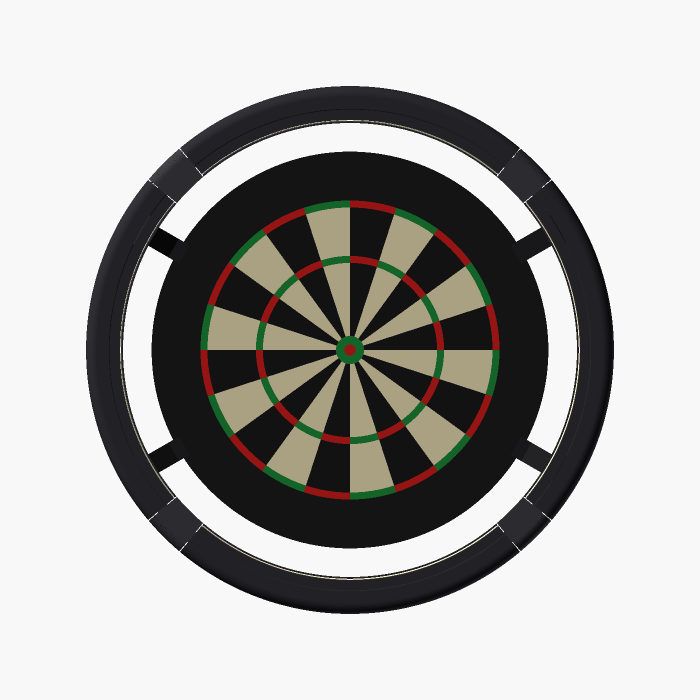
#> input picture hardware/halo_v3/images/1_front.png, 1400 x 1400 px (shown at 1/2 size)
$ python -i detect.py   (imports and definitions only)
#> lines starting #> are read from the running program, lines starting #| are printed output that depends on the picture
### dartvision/board.py
"""Standard steel-tip dartboard geometry, scoring and drawing helpers.

Board coordinates are millimetres with the bull at (0, 0), x to the right
and y UP (towards the 20).
"""
import math

import cv2
import re

import numpy as np

# Sector numbers clockwise starting from the top.
SECTORS = [20, 1, 18, 4, 13, 6, 10, 15, 2, 17, 3, 19, 7, 16, 8, 11, 14, 9, 12, 5]

# Radii in mm (WDF / PDC regulation board, measured to the wire centres).
R_BULL = 6.35          # inner bull (50)
R_OUTER_BULL = 15.9    # outer bull (25)
R_TRIPLE_IN = 99.0
R_TRIPLE_OUT = 107.0
R_DOUBLE_IN = 162.0
R_DOUBLE_OUT = 170.0
R_BOARD = 225.5        # edge of a 451 mm board


def sector_boundary_angle(left, right):
    """Angle (deg, maths convention: 0 = 3 o'clock, CCW +) of the wire between
    two neighbouring sectors, where `right` is clockwise of `left`."""
    i = SECTORS.index(left)
    assert SECTORS[(i + 1) % 20] == right, f"{left} and {right} are not neighbours"
    centre = 90 - 18 * i
    return centre - 9


# Calibration targets: the bull plus four points where a sector wire meets the
# OUTER edge of the double ring. These are easy to see from any camera angle.
CALIB_POINTS = [("bull centre", (0.0, 0.0))]
for left, right in ((20, 1), (6, 10), (3, 19), (11, 14)):
    a = math.radians(sector_boundary_angle(left, right))
    CALIB_POINTS.append((f"outer double wire between {left} and {right}",
                         (R_DOUBLE_OUT * math.cos(a), R_DOUBLE_OUT * math.sin(a))))
#> further down, picture is the input picture: shape (1400, 1400, 3); mean B, G, R 172.2, 174.3, 175.4


# [42 lines left out: functions score_at, parse_score, not called in this run]


# ---------------------------------------------------------------- drawing
def _circle_pts(r, n=180):
    t = np.linspace(0, 2 * np.pi, n, endpoint=True)
    return np.stack([r * np.cos(t), r * np.sin(t)], axis=1)


# [4 lines left out: function board_to_image, not called in this run]


def image_to_board(pts_px, H_inv):
    pts = np.asarray(pts_px, dtype=np.float64).reshape(-1, 1, 2)
    return cv2.perspectiveTransform(pts, H_inv).reshape(-1, 2)


# [50 lines left out: functions draw_board_overlay, board_mask, render_board, not called in this run]

### dartvision/detect.py
"""Throw detection: notice a dart landing, find its tip in each camera,
map the tips onto the board and combine them into one position.

v0.1 is deliberately "classic" computer vision (frame differencing + line
fitting). It is simple to understand and tune; a trained tip detector can
replace `find_dart_tip` later without touching anything else.
"""
import math
import os
import time
from concurrent.futures import ThreadPoolExecutor

import cv2
import numpy as np

from . import board

SMALL_W = 320  # motion is checked on a downscaled copy for speed
# the cameras are worked on side by side (OpenCV and numpy let go of Python's lock while they work)
_POOL = ThreadPoolExecutor(max_workers=max(1, min(4, os.cpu_count() or 1)), thread_name_prefix="detect")


# [4 lines left out: function prep, not called in this run]


def small(img):
    g = cv2.cvtColor(img, cv2.COLOR_BGR2GRAY) if img.ndim == 3 else img
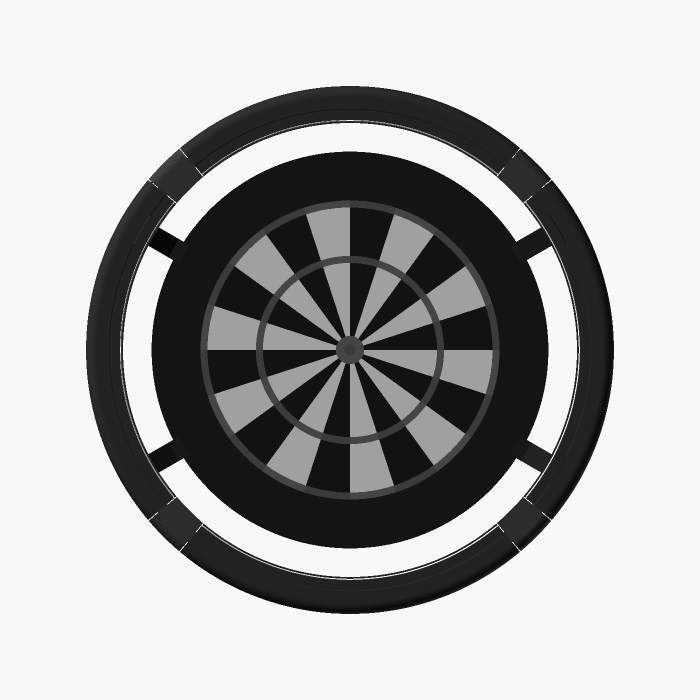
#> g: shape (1400, 1400) (shown at 1/2 size); min 7, max 254, mean 174.3
    h, w = g.shape[:2]
#> h = 1400; w = 1400
    return cv2.resize(g, (SMALL_W, int(h * SMALL_W / w)), interpolation=cv2.INTER_AREA)
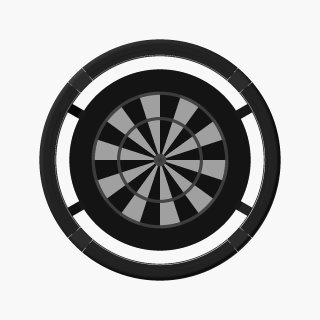
#> returned value: shape (320, 320); min 7, max 248, mean 174.3


def small_raw(frame):
    """The motion check's picture, straight from a camera frame: shrink first, then blur.
    Much cheaper than blurring the full frame (which the motion check doesn't need), so a
    Raspberry Pi keeps up with every frame from every camera."""
    return cv2.GaussianBlur(small(frame), (3, 3), 0)
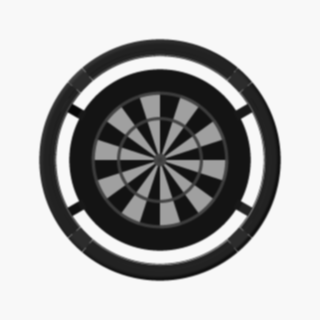
#> returned value: shape (320, 320); min 7, max 248, mean 174.3


# [7 lines left out: function colour_diff, not called in this run]


def change_fraction(a, b, thr):
    return float((cv2.absdiff(a, b) > thr).mean())


# [193 lines left out: functions change_mask, _fit_axis, _sightline, find_dart_tip, tip_zone, _find_dart_tip and 4 more, not called in this run]


class ThrowTracker:
    """Multi-camera state machine.

    IDLE   -> something moves in any camera -> MOVING
    MOVING -> everything quiet for `settle_frames` -> decide:
        no lasting change            -> ignore (dart bounced out / shadow)
        image back to the empty board -> TAKEOUT (darts pulled, turn over)
        small new blob                -> DART (find tips, fuse, score)
        large change                  -> UNKNOWN (re-baseline, ask user)
    """

    # [178 lines left out: functions __init__, reset, update, _spot_empty, _darts_gone, _masks and 2 more, not called in this run]

>>> import cv2
>>> picture = cv2.imread('../hardware/halo_v3/images/1_front.png')
>>> result = small_raw(picture)

$ run again, on hardware/halo_v3/images/2_angle.png
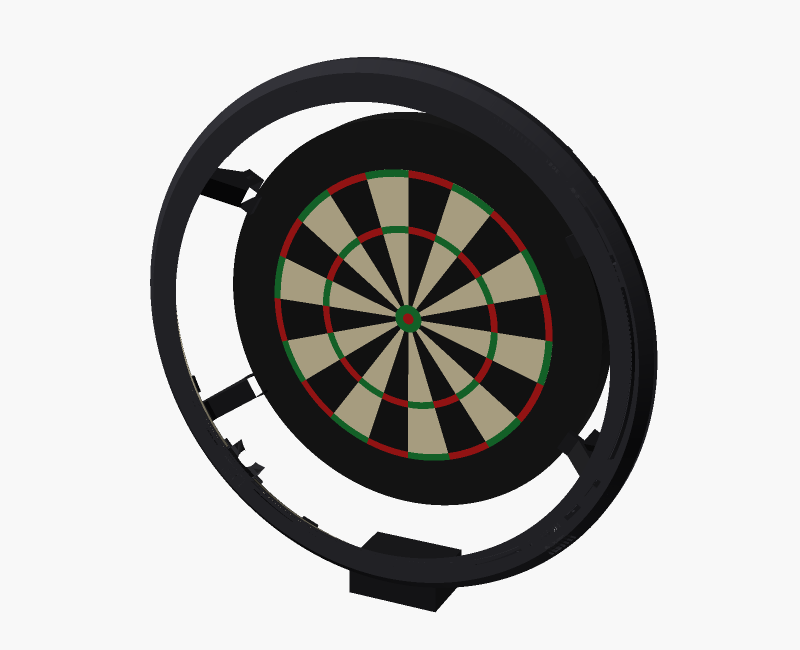
#> input picture hardware/halo_v3/images/2_angle.png, 1600 x 1300 px (shown at 1/2 size)
#> picture is the input picture: shape (1300, 1600, 3); mean B, G, R 178, 179.6, 180.5
#> in small, `g = cv2.cvtColor(img, cv2.COLOR_BGR2GRAY) if img.ndim == 3 else img`:
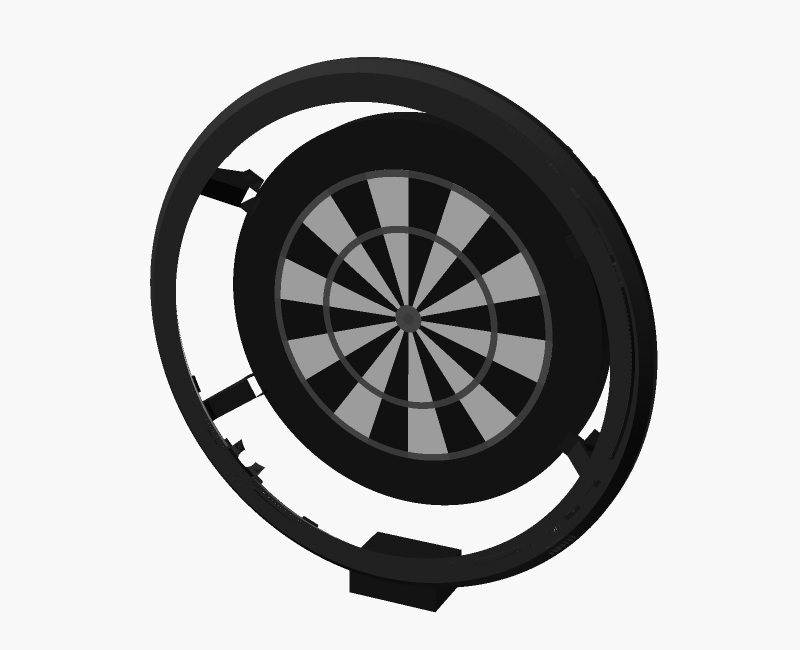
#> g: shape (1300, 1600) (shown at 1/2 size); min 5, max 248, mean 179.7
#> in small_raw, `return cv2.GaussianBlur(small(frame), (3, 3), 0)`:
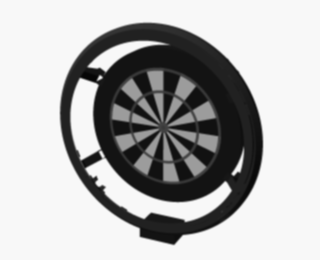
#> returned value: shape (260, 320); min 6, max 248, mean 179.7

$ run again, on hardware/halo_v3/images/3_side.png
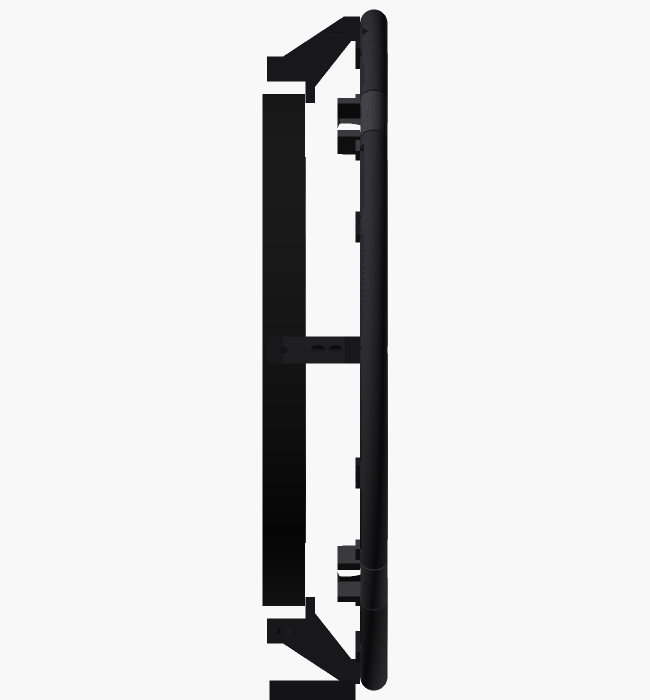
#> input picture hardware/halo_v3/images/3_side.png, 1300 x 1400 px (shown at 1/2 size)
#> picture is the input picture: shape (1400, 1300, 3); mean B, G, R 221.9, 221.7, 221.7
#> in small, `return cv2.resize(g, (SMALL_W, int(h * SMALL_W / w)), interpolation=cv..`:
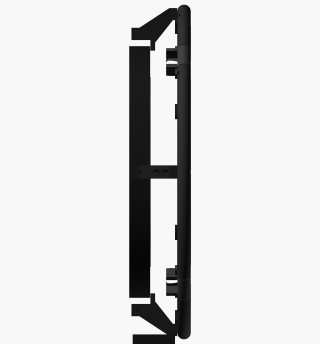
#> returned value: shape (344, 320); min 5, max 248, mean 221.7
#> in small_raw, `return cv2.GaussianBlur(small(frame), (3, 3), 0)`:
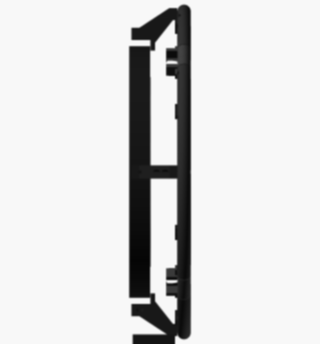
#> returned value: shape (344, 320); min 5, max 248, mean 221.7
